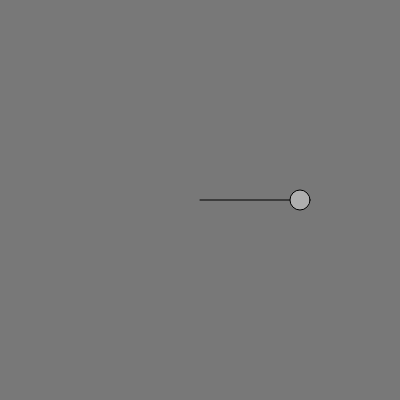
Frame 1 (no input)
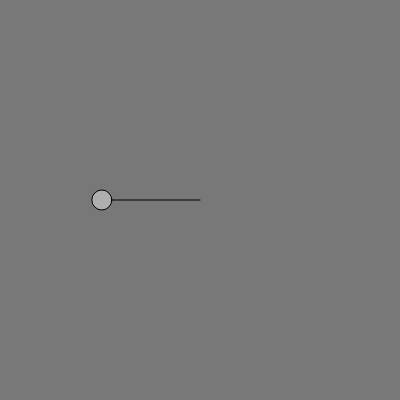
Frame 60 (no input)
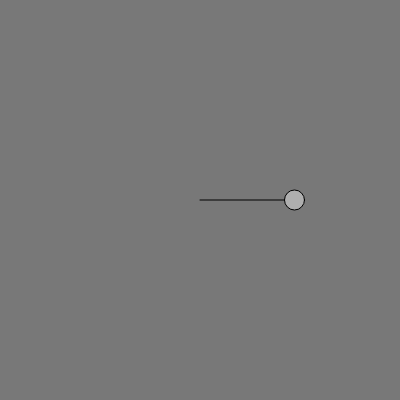
Frame 120 (the mouse pressed at the canvas centre since frame 60)

The p5.js sketch that drew these frames (run headless with seeded random() and noise() and a simulated clock; from frame 60 on, the mouse is pressed at the canvas centre):

// p5.js sketch
// ── sketch.js
let angle = 0
let aVelocity = 0.05

function setup () {
    createCanvas (400,400)
}
function draw () {
    background (120,120,120)

    let amplitude = 100

    let x = amplitude * cos (angle)

    angle += aVelocity
    ellipseMode (CENTER)
    stroke (0)
    fill (175)
    translate(width/2, height/2)
    line (0,0,x,0)
    ellipse(x,0,20,20)
}
